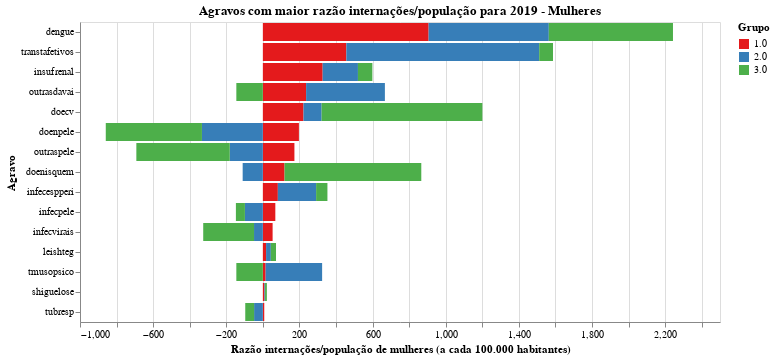

Notebook source saved alongside this figure:
### Code cell
chart = plot_grafico_dif(df_19, df_r,
                         'taxa_nova_mulher', 
                         "Agravos com maior razão internações/população para 2019 - Mulheres",
                        "Razão internações/população de mulheres (a cada 100.000 habitantes)")

#chart.save('tx_bruta_t.svg')
chart

### Figure 1 — Vega-Lite specification as saved in the notebook (floating-point values rounded to 4 significant figures)
{"config": {"view": {"continuousWidth": 400, "continuousHeight": 300}, "range": {"category": {"scheme": "set1"}}}, "data": {"name": "data-83fc79f7b81efb2ca3991f64cc5b3a63"}, "mark": "bar", "encoding": {"color": {"type": "nominal", "field": "grupo", "title": "Grupo"}, "order": {"type": "nominal", "field": "grupo", "sort": "ascending"}, "tooltip": {"type": "quantitative", "field": "taxa"}, "x": {"type": "quantitative", "field": "taxa", "title": "Razão internações/população de mulheres (a cada 100.000 habitantes)"}, "y": {"type": "nominal", "field": "agravo", "sort": null, "title": "Agravo"}}, "title": "Agravos com maior razão internações/população para 2019 - Mulheres", "width": 640, "$schema": "https://vega.github.io/schema/vega-lite/v4.8.1.json", "datasets": {"data-83fc79f7b81efb2ca3991f64cc5b3a63": [{"agravo": "dengue", "grupo": "1.0", "taxa": 906.6}, {"agravo": "dengue", "grupo": "2.0", "taxa": 657.2}, {"agravo": "dengue", "grupo": "3.0", "taxa": 679.1}, {"agravo": "transtafetivos", "grupo": "1.0", "taxa": 456.6}, {"agravo": "transtafetivos", "grupo": "2.0", "taxa": 1055.0}, {"agravo": "transtafetivos", "grupo": "3.0", "taxa": 75.58}, {"agravo": "insufrenal", "grupo": "1.0", "taxa": 327.1}, {"agravo": "insufrenal", "grupo": "2.0", "taxa": 192.9}, {"agravo": "insufrenal", "grupo": "3.0", "taxa": 78.91}, {"agravo": "outrasdavai", "grupo": "1.0", "taxa": 236.5}, {"agravo": "outrasdavai", "grupo": "2.0", "taxa": 430.8}, {"agravo": "outrasdavai", "grupo": "3.0", "taxa": -145.0}, {"agravo": "doecv", "grupo": "1.0", "taxa": 222.3}, {"agravo": "doecv", "grupo": "2.0", "taxa": 99.05}, {"agravo": "doecv", "grupo": "3.0", "taxa": 879.1}, {"agravo": "doenpele", "grupo": "1.0", "taxa": 197.2}, {"agravo": "doenpele", "grupo": "2.0", "taxa": -333.1}, {"agravo": "doenpele", "grupo": "3.0", "taxa": -526.0}, {"agravo": "outraspele", "grupo": "1.0", "taxa": 172.6}, {"agravo": "outraspele", "grupo": "2.0", "taxa": -181.0}, {"agravo": "outraspele", "grupo": "3.0", "taxa": -510.8}, {"agravo": "doenisquem", "grupo": "1.0", "taxa": 118.6}, {"agravo": "doenisquem", "grupo": "2.0", "taxa": -110.4}, {"agravo": "doenisquem", "grupo": "3.0", "taxa": 747.8}, {"agravo": "infecespperi", "grupo": "1.0", "taxa": 82.02}, {"agravo": "infecespperi", "grupo": "2.0", "taxa": 209.2}, {"agravo": "infecespperi", "grupo": "3.0", "taxa": 61.96}, {"agravo": "infecpele", "grupo": "1.0", "taxa": 68.19}, {"agravo": "infecpele", "grupo": "2.0", "taxa": -98.06}, {"agravo": "infecpele", "grupo": "3.0", "taxa": -49.41}, {"agravo": "infecvirais", "grupo": "1.0", "taxa": 53.33}, {"agravo": "infecvirais", "grupo": "2.0", "taxa": -48.28}, {"agravo": "infecvirais", "grupo": "3.0", "taxa": -277.9}, {"agravo": "leishteg", "grupo": "1.0", "taxa": 17.65}, {"agravo": "leishteg", "grupo": "2.0", "taxa": 25.96}, {"agravo": "leishteg", "grupo": "3.0", "taxa": 28.21}, {"agravo": "tmusopsico", "grupo": "1.0", "taxa": 15.19}, {"agravo": "tmusopsico", "grupo": "2.0", "taxa": 309.0}, {"agravo": "tmusopsico", "grupo": "3.0", "taxa": -145.0}, {"agravo": "shiguelose", "grupo": "1.0", "taxa": 8.441}, {"agravo": "shiguelose", "grupo": "2.0", "taxa": 3.628}, {"agravo": "shiguelose", "grupo": "3.0", "taxa": 9.831}, {"agravo": "tubresp", "grupo": "1.0", "taxa": 7.633}, {"agravo": "tubresp", "grupo": "2.0", "taxa": -47.94}, {"agravo": "tubresp", "grupo": "3.0", "taxa": -48.35}]}}
